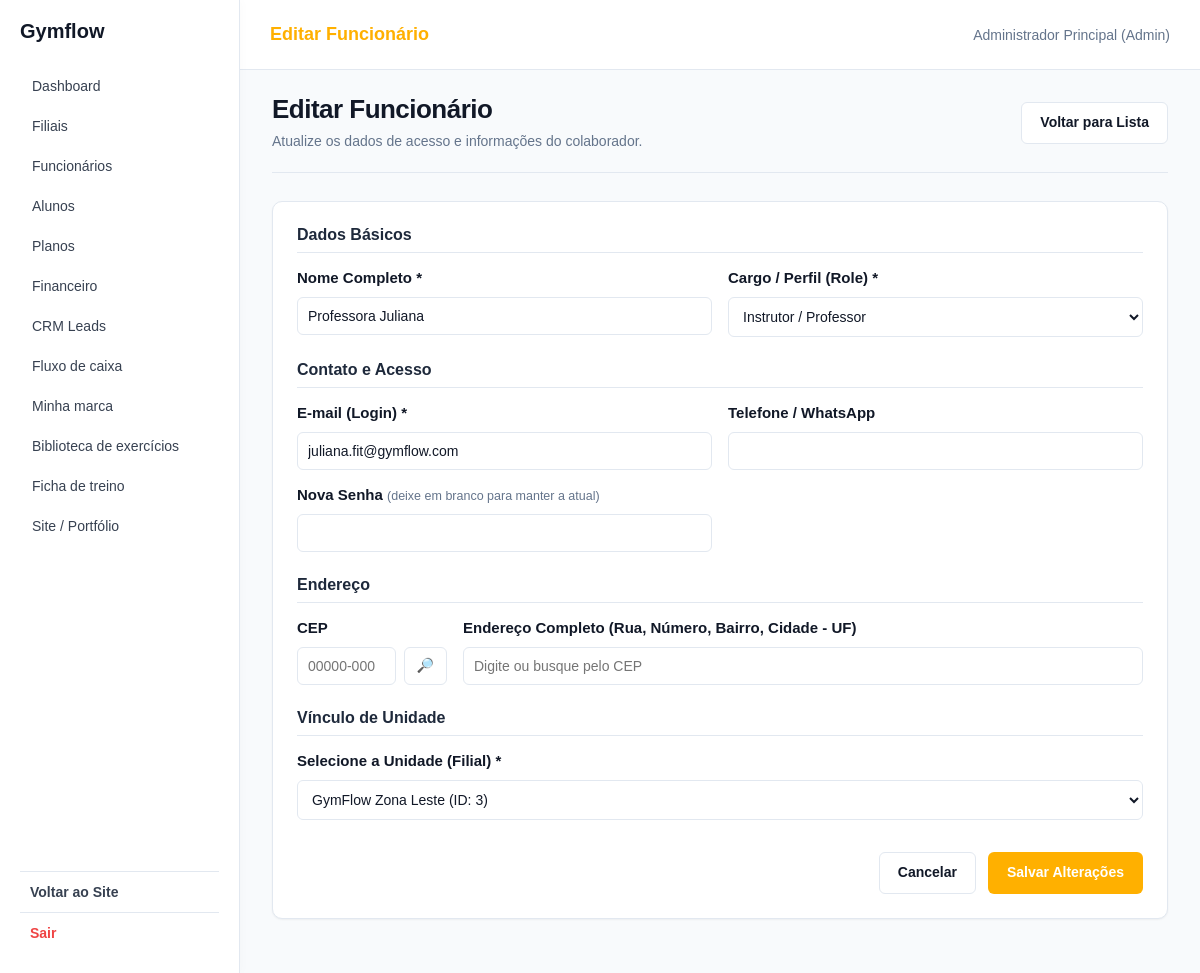
Page /app/controllers/FuncionarioController.php?acao=editar&id=3 (signed in) on the earlier database version.
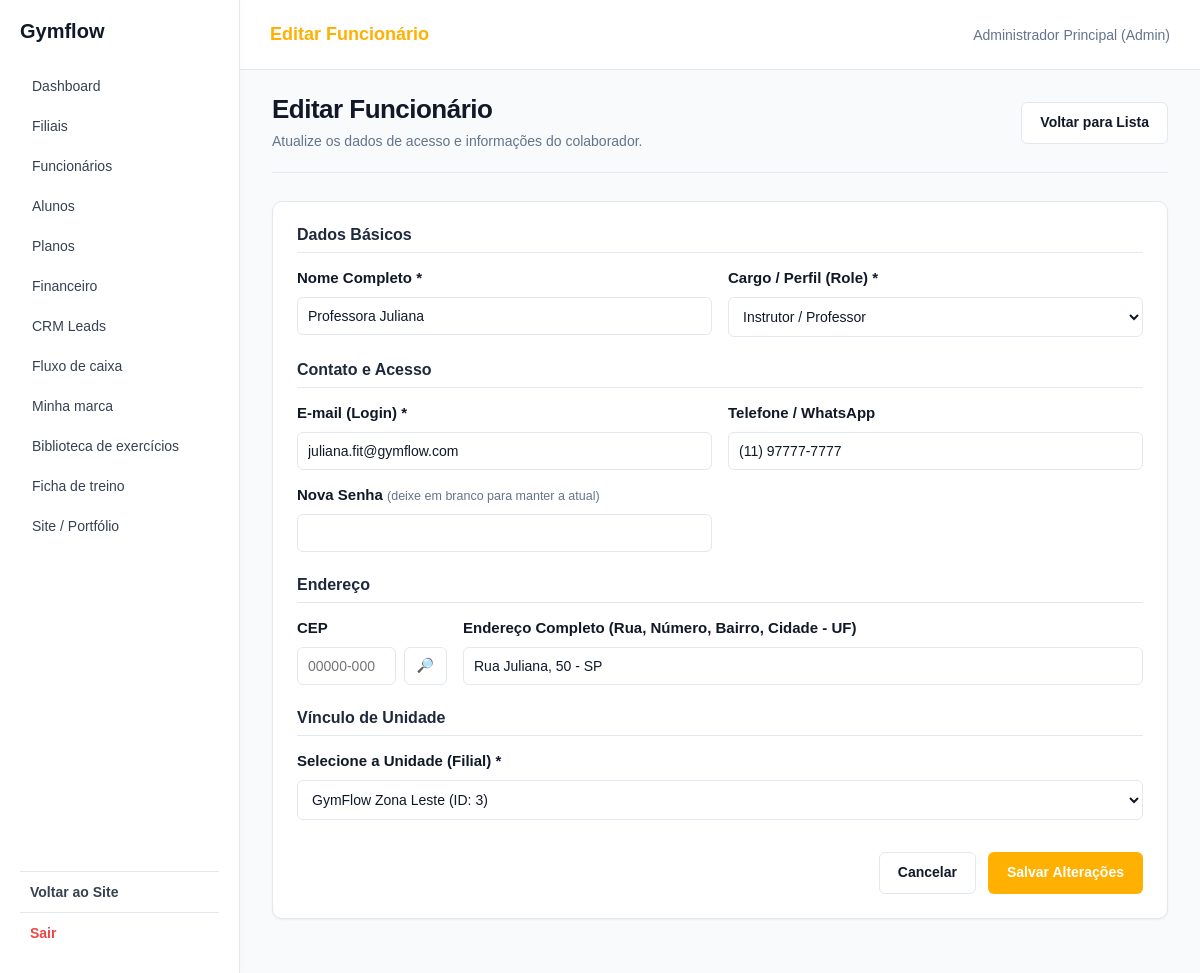
Same page on the later database version.
### tables this page shows
CREATE TABLE users (
    id INT AUTO_INCREMENT PRIMARY KEY,
    company_id INT NOT NULL,
    name VARCHAR(100) NOT NULL,
    email VARCHAR(100) NOT NULL UNIQUE,
    telefone VARCHAR(255) NULL,
    endereco TEXT NULL,
    password VARCHAR(255) NOT NULL,
    role VARCHAR(30) NOT NULL,
    aluno_id INT DEFAULT NULL,
    remember_token VARCHAR(100) DEFAULT NULL,
    reset_token VARCHAR(64) DEFAULT NULL,
    reset_token_expires_at DATETIME DEFAULT NULL,
    FOREIGN KEY (company_id) REFERENCES companies(id) ON DELETE CASCADE
);

### app/models/Funcionario.php (called while the page is built, shortened)
<?php
require_once __DIR__ . '/Database.php';
$operacao = $operacao ?? '';
$dados = $dados ?? [];
if ($operacao === 'buscar_por_email') {
    $email = trim($dados['email'] ?? $email ?? '');
    $stmt = $pdo->prepare("SELECT * FROM users WHERE email = :email LIMIT 1");
    $stmt->execute([':email' => $email]);
    $usuario = $stmt->fetch() ?: null;
}
elseif ($operacao === 'buscar') {
    $id = (int) ($id ?? 0);
    $stmt = $pdo->prepare("
        SELECT u.*, f.id AS filial_id, f.nome AS filial_nome, f.cnpj AS filial_cnpj
        FROM users u
        LEFT JOIN user_filiais uf ON uf.user_id = u.id
        LEFT JOIN filiais f ON f.id = uf.filial_id
        WHERE u.id = :id AND u.role != 'Aluno' AND u.company_id = :company_id
    ");
    $stmt->execute([':id' => $id, ':company_id' => $_SESSION['company_id'] ?? 0]);
    $funcionario = $stmt->fetch() ?: null;
    if ($funcionario) {
        $filial_vinculada = !empty($funcionario['filial_id']) ? [
            'id'   => $funcionario['filial_id'],
            'nome' => $funcionario['filial_nome'],
            'cnpj' => $funcionario['filial_cnpj'] ?? ''
        ] : null;
    } else {
        $filial_vinculada = null;
    }
}

### app/models/Filial.php (called while the page is built, shortened)
<?php
require_once __DIR__ . '/Database.php';
$operacao = $operacao ?? '';
$company_id = $_SESSION['company_id'] ?? 0;
if ($operacao === 'listar') {
    $statusFiltro = $statusFiltro ?? '';
    $sql = "SELECT * FROM filiais WHERE company_id = ?";
    $params = [$company_id];
    if ($statusFiltro === 'Ativa') {
        $sql .= " AND ativo = 1";
    } elseif ($statusFiltro === 'Inativa') {
        $sql .= " AND ativo = 0";
    }
    $sql .= " ORDER BY id DESC";
    $stmt = $pdo->prepare($sql);
    $stmt->execute($params);
    $filiais = $stmt->fetchAll();
}
 elseif ($operacao === 'buscar') {
    $id = (int) ($id ?? 0);
    $stmt = $pdo->prepare("SELECT * FROM filiais WHERE id = :id AND company_id = :company_id");
    $stmt->execute([':id' => $id, ':company_id' => $company_id]);
    $filial = $stmt->fetch() ?: null;
}

### app/views/funcionarios/editar.php (the view, shortened to what the changed rows need)
<?php
include __DIR__ . '/../shared/header.php';
include __DIR__ . '/../shared/sidebar.php';
?>
<link rel="stylesheet" href="<?= BASE_URL ?>/assets/css/jorge-financeiro.css">
<main class="conteudo financeiro-page">
    <div class="fin-page-header">
        <div class="fin-header-info">
            <h1>Editar Funcionário</h1>
            <p>Atualize os dados de acesso e informações do colaborador.</p>
        </div>
        <div class="fin-header-actions">
            <a href="<?= BASE_URL ?>/app/controllers/FuncionarioController.php?acao=listar" class="fin-btn fin-btn-secondary">Voltar para Lista</a>
        </div>
    </div>
    <section class="fin-table-card" style="padding: 24px;">
        <form action="<?= BASE_URL ?>/app/controllers/FuncionarioController.php?acao=editar&id=<?= $funcionario['id'] ?>" method="POST">
            <h3 style="margin-bottom: 16px; font-size: 16px; color: #1e293b; border-bottom: 1px solid #e2e8f0; padding-bottom: 8px;">Dados Básicos</h3>
            <div class="fin-form-grid" style="display: grid; grid-template-columns: 1fr 1fr; gap: 16px; margin-bottom: 24px;">
                <div class="fin-form-group">
                    <label>Nome Completo *</label>
                    <input type="text" name="nome" class="fin-input" value="<?= htmlspecialchars($_POST['nome'] ?? $funcionario['name']) ?>" required>
                </div>
                <div class="fin-form-group">
                    <label>Cargo / Perfil (Role) *</label>
                    <select name="role" class="fin-select" required>
                        <option value="Professor" <?= ($_POST['role'] ?? $funcionario['role']) === 'Professor' ? 'selected' : '' ?>>Instrutor / Professor</option>
                    </select>
                </div>
            </div>
            <h3 style="margin-bottom: 16px; font-size: 16px; color: #1e293b; border-bottom: 1px solid #e2e8f0; padding-bottom: 8px;">Contato e Acesso</h3>
            <div class="fin-form-grid" style="display: grid; grid-template-columns: 1fr 1fr; gap: 16px; margin-bottom: 24px;">
                <div class="fin-form-group">
                    <label>E-mail (Login) *</label>
                    <input type="email" name="email" class="fin-input" value="<?= htmlspecialchars($_POST['email'] ?? $funcionario['email']) ?>" required>
                </div>
                <div class="fin-form-group">
                    <label>Telefone / WhatsApp</label>
                    <input type="text" name="telefone" class="fin-input" value="<?= htmlspecialchars($_POST['telefone'] ?? ($funcionario['telefone'] ?? '')) ?>">
                </div>
                <div class="fin-form-group">
                    <label>Nova Senha <small style="color: #64748b; font-weight: normal;">(deixe em branco para manter a atual)</small></label>
                    <input type="password" name="senha" class="fin-input">
                </div>
            </div>
            <h3 style="margin-bottom: 16px; font-size: 16px; color: #1e293b; border-bottom: 1px solid #e2e8f0; padding-bottom: 8px;">Endereço</h3>
            <div class="fin-form-grid" style="display: grid; grid-template-columns: 150px 1fr; gap: 16px; margin-bottom: 24px;">
                <div class="fin-form-group">
                    <label>CEP</label>
                    <div style="display: flex; gap: 8px;">
                        <input type="text" id="cep" class="fin-input" maxlength="9" placeholder="00000-000">
                        <button type="button" class="fin-btn fin-btn-secondary" onclick="buscarCep()" style="padding: 8px 12px;">🔎</button>
                    </div>
                </div>
                <div class="fin-form-group">
                    <label>Endereço Completo (Rua, Número, Bairro, Cidade - UF)</label>
                    <input type="text" name="endereco" id="endereco" class="fin-input" value="<?= htmlspecialchars($_POST['endereco'] ?? ($funcionario['endereco'] ?? '')) ?>" placeholder="Digite ou busque pelo CEP">
                </div>
            </div>
            <h3 style="margin-bottom: 16px; font-size: 16px; color: #1e293b; border-bottom: 1px solid #e2e8f0; padding-bottom: 8px;">Vínculo de Unidade</h3>
            <div class="fin-form-grid" style="display: grid; grid-template-columns: 1fr; gap: 16px; margin-bottom: 32px;">
                <div class="fin-form-group">
                    <label>Selecione a Unidade (Filial) *</label>
                    <select name="id_filial" class="fin-select" required>
                        <?php
                        $filialSelecionadaId = $_POST['id_filial'] ?? ($filial_vinculada['id'] ?? 0);
                        foreach ($filiais as $filial):
                        ?>
                            <option value="<?= $filial['id'] ?>" <?= $filialSelecionadaId == $filial['id'] ? 'selected' : '' ?>>
                                <?= htmlspecialchars($filial['nome']) ?> (ID: <?= $filial['id'] ?>)
                            </option>
                        <?php endforeach; ?>
                    </select>
                </div>
            </div>
            <div style="display: flex; gap: 12px; justify-content: flex-end;">
                <a href="<?= BASE_URL ?>/app/controllers/FuncionarioController.php?acao=listar" class="fin-btn fin-btn-secondary">Cancelar</a>
                <button type="submit" class="fin-btn fin-btn-primary">Salvar Alterações</button>
            </div>
        </form>
    </section>
</main>
<?php include __DIR__ . '/../shared/footer.php'; ?>

Differences in the rows shown:
changed users "Professora Juliana": telefone (not shown) → "(11) 97777-7777"; endereco (not shown) → "Rua Juliana, 50 - SP"
